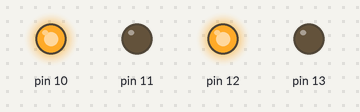
This sketch was run on a simulated Arduino Uno, built with avr-gcc and run on an emulated ATmega328P. Shown: output pins drawn as LEDs (lit = HIGH).

Above: at 3.0 s.
At 13.5 s:
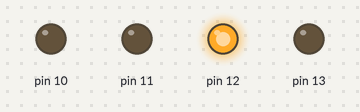
At 16.5 s:
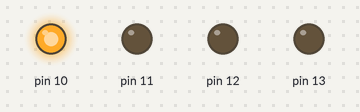
Timing chart, 0 to 19.5 s (numbered marks = the images above):
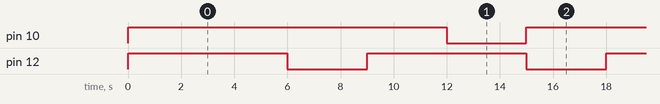

The sketch:

Contador_binario.ino
```cpp
void setup() {
  int i;
  for ( i = 10; i <14 ; i++)  pinMode(i, OUTPUT);
  // sets the digital pin 13 as output
}
int i=0, i1=0, i2=0, i3=0, i4=0;

void loop() {

  if (i1<1)
  {
    i1++;
    digitalWrite(12, LOW);
  }else {
    i1 = 0;
    digitalWrite(12, HIGH);
  }

  if (i2<2)
  {
    i2++;
    digitalWrite(12, HIGH);
  }else {
    i2 = 0;
    digitalWrite(12, LOW);
  }

  if (i2<4)
  {
    i3++;
    digitalWrite(10, HIGH);

  }else {
    i3 = 0;
    digitalWrite(10, LOW);
  }

  if (i4<4)
  {
    i4++;
    digitalWrite(10, HIGH);

  }else {
    i4 = 0;
    digitalWrite(10, LOW);
  }

  if (i = 15) i=-1;
  i++;

  delay(3000);            // waits for a second

}
```

Measured:
- by itself, pin 10: alternates HIGH for 12.0 s and LOW for 3.0 s
- by itself, pin 12: alternates HIGH for 6.0 s and LOW for 3.0 s
- by itself, everything shown: repeats every 45.0 s, in 12 steps
